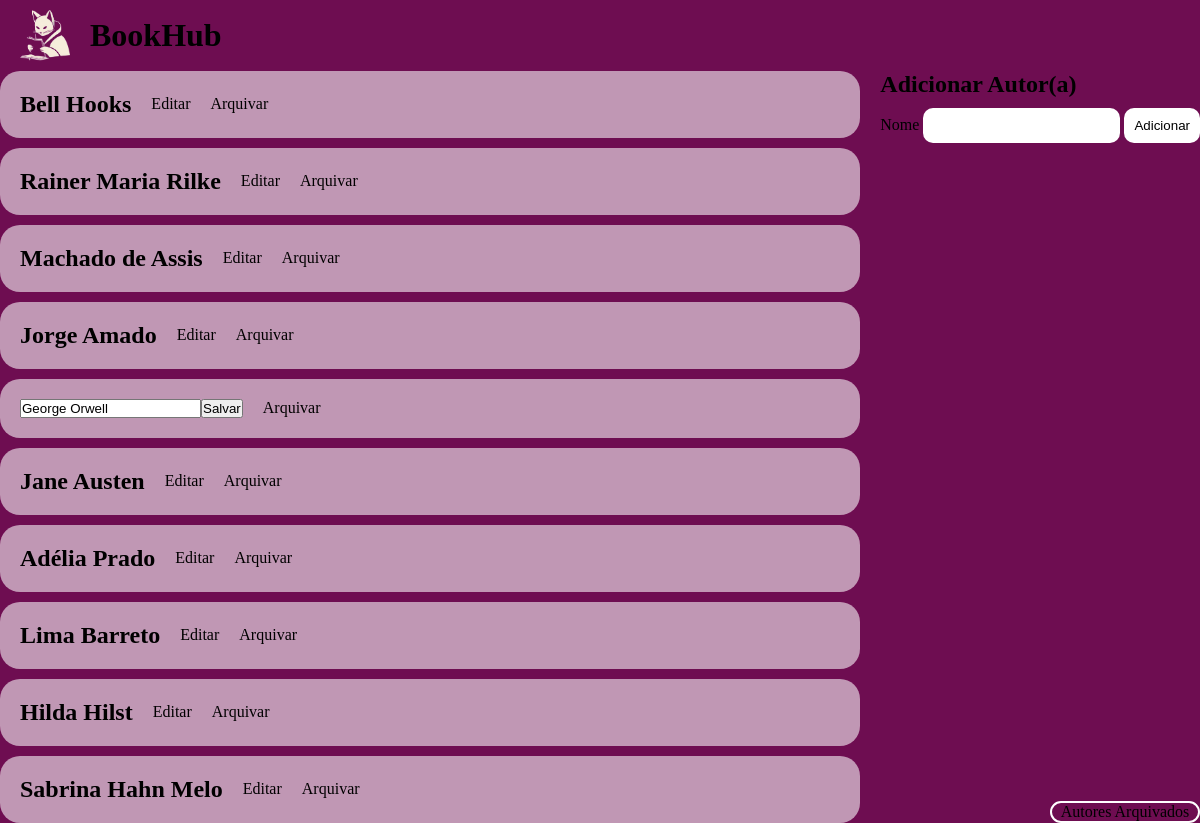
The page /autor/formAddAutor.php?editId=13 on the database its author committed.
### tables this page shows
CREATE TABLE `autor` (
  `id` int(11) NOT NULL,
  `nome` varchar(120) NOT NULL,
  `arquivado` tinyint(4) NOT NULL DEFAULT 0
);

### autor/formAddAutor.php (the view, shortened to what this page needs)
<!DOCTYPE html>
<html lang="en">
<head>
    <link rel="stylesheet" href="../style.css">
</head>
<body>
    <div class="container">
        <header>
            <div class="logoDiv">
                <a href="../index.php">
                    <img class="logo" src="../image/logo.png" alt="">
                    <h1>BookHub</h1>
                </a>
            </div>
        </header>
        <div class="listagemAutores">
        <main class="mainAutores">
            <div class="listagemAutores">
                <?php
                    $db = new mysqli("localhost", "root", "", "bookhub");
                    $editId = isset($_GET['editId']) ? intval($_GET['editId']) : 0;
                    $query = "SELECT * FROM autor WHERE arquivado = 0";
                    $resultado = $db->query($query);
                    if ($resultado->num_rows > 0) {
                        while($row = $resultado->fetch_assoc()) {
                            $nomeAutor = $row['nome'];
                            $idAutor = $row['id'];
                            if ($editId == $idAutor) {
                                echo "<div class='autorIndividual'>";
                                echo "<form method='POST' action='editAutor.php'>";
                                echo "<input type='text' name='nome' value='$nomeAutor'>";
                                echo "<input type='submit' value='Salvar'>";
                                echo "</form>";
                                echo "<a href='arquivarAutor.php?idAutor=$idAutor&status=1'>Arquivar</a>";
                                echo "</div>";
                            } else {
                                echo "<div class='autorIndividual'>";
                                echo "<h2>" . $nomeAutor . "</h2>";
                                echo "<a href='?editId=$idAutor'>Editar</a> ";
                                echo "<a href='arquivarAutor.php?idAutor=$idAutor&status=1'>Arquivar</a>";
                                echo "</div>";
                            }
                        }
                    } else {
                        echo "<h2>Nenhum autor encontrado.</h2>";
                    }
                    ?>
            </div>
                <div class="direita">
                    <div class="addAutor">
                        <h2>Adicionar Autor(a)</h2>
                        <form method='post' action='addAutor.php'>
                            <label for='nome'>Nome</label>
                            <input type='text' id='nome' required name='nome'>
                            <button type='submit'>Adicionar</button>
                        </form>
                    </div>
                    <div class="containerAutoresArquivados"><a class="autoresArquivados" href="autoresArquivados.php">Autores Arquivados</a></div>
                </div>
        </main>
    </div>
</body>
</html>

### style.css (style rules this page uses)
* { box-sizing: border-box; margin: 0; padding: 0; text-decoration: none; color: black; }
header,footer,main { background-color: #6e0d51; }
html, body { height: 100vh; width: 100%; }
header { width: 100%; display: flex; flex: 1; justify-content: space-between; align-items: center; padding: 10px 20px; color: rgb(0, 0, 0); }
.logoDiv { width: 300px; display: flex; }
.logoDiv a { text-decoration: none; color: black; display: flex; align-items: center; justify-content: center; gap: 20px; }
main { flex: 10; height: 100%; }
.container { display: flex; flex-direction: column; min-height: 100%; }
.logo { width: 50px; }
.logoDiv { display: flex; flex-direction: row; gap: 20px; align-items: center; }
.autorIndividual { display: flex; align-items: center; gap: 20px; background-color: rgba(255, 255, 255, 0.568); border-radius: 20px; padding: 20px; }
.mainAutores { display: flex; gap: 20px; flex: 20; }
.listagemAutores { display: flex; flex: 3; flex-direction: column; gap: 10px; }
.addAutor { flex: 2; display: flex; flex-direction: column; gap: 10px; }
.addAutor input { border: none; border-radius: 10px; background-color: white; padding: 10px; }
.addAutor button { border: none; border-radius: 10px; background-color: white; padding: 10px; cursor: pointer; }
.listagemAutores { flex-direction: column; }
.listagemAutores button { border: none; border-radius: 10px; background-color: white; padding: 10px; cursor: pointer; }
.listagemAutores a { text-decoration: none; color: black; }
.addAutor input::placeholder { color: #321128; }
.mainAutores { min-height: 100%; }
.addAutor { display: flex; flex-direction: column; }
.autoresArquivados { display: flex; align-items: center; justify-content: center; background-color: transparent; border: 2px solid white; border-radius: 30px; width: 150px; }
.containerAutoresArquivados { display: flex; align-items: end; justify-content: end; height: 100%; gap: 10px }
.direita { display: flex; flex-direction: column; min-height: 100%; }

### rows shown on the page
autor: nome "Bell Hooks"
autor: nome "Rainer Maria Rilke"
autor: nome "Machado de Assis"
autor: nome "Jorge Amado"
autor: nome "George Orwell"
autor: nome "Jane Austen"
autor: nome "Adélia Prado"
autor: nome "Lima Barreto"
autor: nome "Hilda Hilst"
autor: nome "Sabrina Hahn Melo"
